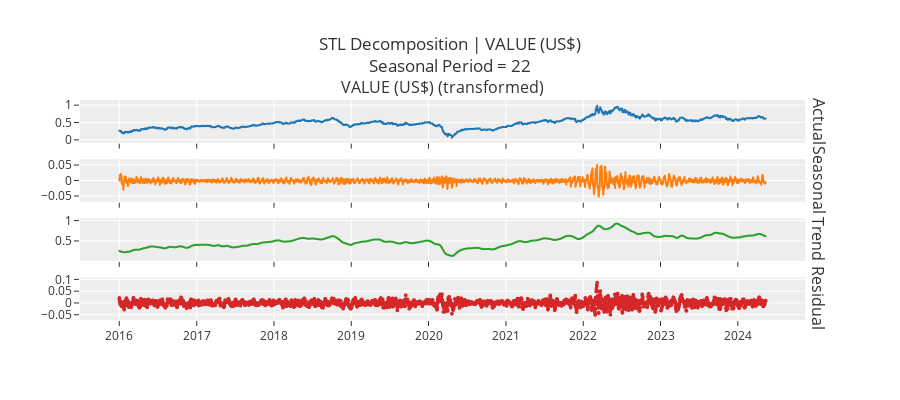

Notebook source saved alongside this figure:
### Code cell
experiment_uni.plot_model(plot="decomp_stl", fig_kwargs={"height": 400, "width": 900})

### Figure 1 — Plotly figure (JSON) as saved in the notebook; plotly's stock layout.template omitted (floating-point values rounded to 4 significant figures; data arrays with more than 128 entries replaced by an {"elided": "..."} marker saying what was removed)
{"data": [{"line": {"color": "rgb(31, 119, 180)", "width": 2}, "marker": {"size": 2}, "mode": "lines+markers", "name": "Actual", "type": "scattergl", "x": {"elided": "3056 str values"}, "xaxis": "x", "y": {"elided": "3056 float values"}, "yaxis": "y"}, {"line": {"color": "rgb(255, 127, 14)", "width": 2}, "marker": {"size": 2}, "mode": "lines+markers", "name": "Seasonal", "type": "scattergl", "x": {"elided": "3056 str values"}, "xaxis": "x2", "y": {"elided": "3056 float values"}, "yaxis": "y2"}, {"line": {"color": "rgb(44, 160, 44)", "width": 2}, "marker": {"size": 2}, "mode": "lines+markers", "name": "Trend", "type": "scattergl", "x": {"elided": "3056 str values"}, "xaxis": "x3", "y": {"elided": "3056 float values"}, "yaxis": "y3"}, {"line": {"color": "rgb(214, 39, 40)", "width": 2}, "marker": {"size": 4}, "mode": "markers", "name": "Residuals", "type": "scattergl", "x": {"elided": "3056 str values"}, "xaxis": "x4", "y": {"elided": "3056 float values"}, "yaxis": "y4"}], "layout": {"annotations": [{"font": {"size": 16}, "showarrow": false, "text": "VALUE (US$) (transformed)", "x": 0.49, "xanchor": "center", "xref": "paper", "y": 1, "yanchor": "bottom", "yref": "paper"}, {"font": {"size": 16}, "showarrow": false, "text": "Actual", "textangle": 90, "x": 0.98, "xanchor": "left", "xref": "paper", "y": 0.9031, "yanchor": "middle", "yref": "paper"}, {"font": {"size": 16}, "showarrow": false, "text": "Seasonal", "textangle": 90, "x": 0.98, "xanchor": "left", "xref": "paper", "y": 0.6344, "yanchor": "middle", "yref": "paper"}, {"font": {"size": 16}, "showarrow": false, "text": "Trend", "textangle": 90, "x": 0.98, "xanchor": "left", "xref": "paper", "y": 0.3656, "yanchor": "middle", "yref": "paper"}, {"font": {"size": 16}, "showarrow": false, "text": "Residual", "textangle": 90, "x": 0.98, "xanchor": "left", "xref": "paper", "y": 0.09688, "yanchor": "middle", "yref": "paper"}], "autosize": false, "height": 400, "showlegend": false, "title": {"text": "STL Decomposition | VALUE (US$)<br>Seasonal Period = 22"}, "width": 900, "xaxis": {"anchor": "y", "domain": [0, 0.98], "matches": "x4", "showticklabels": false}, "xaxis2": {"anchor": "y2", "domain": [0, 0.98], "matches": "x4", "showticklabels": false}, "xaxis3": {"anchor": "y3", "domain": [0, 0.98], "matches": "x4", "showticklabels": false}, "xaxis4": {"anchor": "y4", "domain": [0, 0.98]}, "yaxis": {"anchor": "x", "domain": [0.8063, 1]}, "yaxis2": {"anchor": "x2", "domain": [0.5375, 0.7312]}, "yaxis3": {"anchor": "x3", "domain": [0.2687, 0.4625]}, "yaxis4": {"anchor": "x4", "domain": [0, 0.1938]}}}
